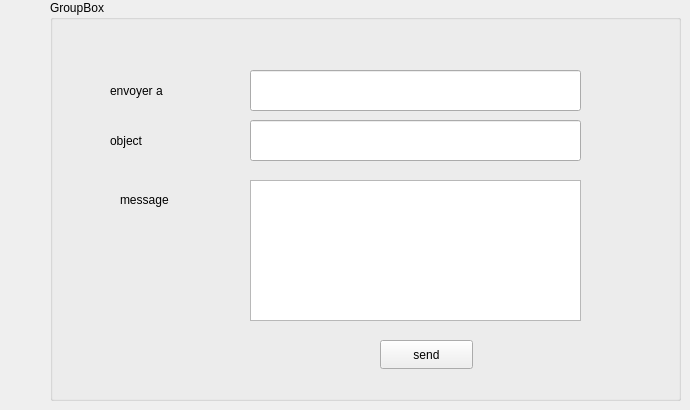
       <widget class="QWidget" name="tab_11">
        <attribute name="title">
         <string>mailing</string>
        </attribute>
        <widget class="QGroupBox" name="groupBox_7">
         <property name="geometry">
          <rect>
           <x>50</x>
           <y>0</y>
           <width>631</width>
           <height>401</height>
          </rect>
         </property>
         <property name="title">
          <string>GroupBox</string>
         </property>
         <widget class="QLabel" name="label_33">
          <property name="geometry">
           <rect>
            <x>60</x>
            <y>70</y>
            <width>151</width>
            <height>41</height>
           </rect>
          </property>
          <property name="text">
           <string>envoyer a</string>
          </property>
         </widget>
         <widget class="QLineEdit" name="a_mail">
          <property name="geometry">
           <rect>
            <x>200</x>
            <y>70</y>
            <width>331</width>
            <height>41</height>
           </rect>
          </property>
         </widget>
         <widget class="QLabel" name="label_34">
          <property name="geometry">
           <rect>
            <x>60</x>
            <y>120</y>
            <width>151</width>
            <height>41</height>
           </rect>
          </property>
          <property name="text">
           <string>object</string>
          </property>
         </widget>
         <widget class="QLineEdit" name="objet_mail">
          <property name="geometry">
           <rect>
            <x>200</x>
            <y>120</y>
            <width>331</width>
            <height>41</height>
           </rect>
          </property>
         </widget>
         <widget class="QLabel" name="label_35">
          <property name="geometry">
           <rect>
            <x>70</x>
            <y>190</y>
            <width>63</width>
            <height>20</height>
           </rect>
          </property>
          <property name="text">
           <string>message</string>
          </property>
         </widget>
         <widget class="QPlainTextEdit" name="message_mail">
          <property name="geometry">
           <rect>
            <x>200</x>
            <y>180</y>
            <width>331</width>
            <height>141</height>
           </rect>
          </property>
         </widget>
         <widget class="QPushButton" name="pushButton_send">
          <property name="geometry">
           <rect>
            <x>330</x>
            <y>340</y>
            <width>93</width>
            <height>29</height>
           </rect>
          </property>
          <property name="text">
           <string>send</string>
          </property>
         </widget>
        </widget>
       </widget>
